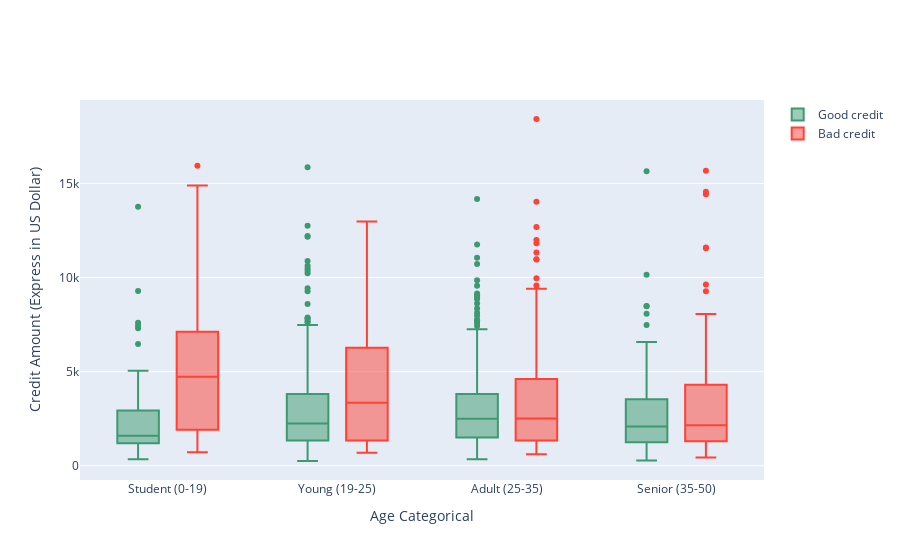

The cell this chart's notebook holds for it:
### Markdown cell above
<h2>Creating a categorical variable to handle with the Age variable </h2>

### Code cell
#Let's look the Credit Amount column
interval = (19, 25, 35, 50, 70)

cats = ['Senior (35-50)', 'Adult (25-35)', 'Young (19-25)', 'Student (0-19)']
df_credit["Age_cat"] = pd.cut(df_credit.Age, interval, labels=cats) #age_categories


df_good = df_credit[df_credit["good_bad"] == 'Good']
df_bad = df_credit[df_credit["good_bad"] == 'Bad']

###################################################################################################################


trace0 = go.Box(
    y=df_good["Credit_amount"],
    x=df_good["Age_cat"],
    name='Good credit',
    marker=dict(
        color='#3D9970'
    )
)

trace1 = go.Box(
    y=df_bad['Credit_amount'],
    x=df_bad['Age_cat'],
    name='Bad credit',
    marker=dict(
        color='#FF4136'
    )
)
    
data = [trace0, trace1]

layout = go.Layout(
    yaxis=dict(
        title='Credit Amount (Express in US Dollar)',
        zeroline=False
    ),
    xaxis=dict(
        title='Age Categorical'
    ),
    boxmode='group'
)
fig = go.Figure(data=data, layout=layout)

py.iplot(fig, filename='box-age-cat')

### Figure 1 — Plotly figure (JSON) as saved in the notebook; plotly's stock layout.template omitted (floating-point values rounded to 4 significant figures; data arrays with more than 128 entries replaced by an {"elided": "..."} marker saying what was removed)
{"data": [{"marker": {"color": "#3D9970"}, "name": "Good credit", "type": "box", "x": {"elided": "700 str values"}, "y": {"elided": "700 int values"}}, {"marker": {"color": "#FF4136"}, "name": "Bad credit", "type": "box", "x": {"elided": "300 str values"}, "y": {"elided": "300 int values"}}], "layout": {"boxmode": "group", "xaxis": {"title": {"text": "Age Categorical"}}, "yaxis": {"title": {"text": "Credit Amount (Express in US Dollar)"}, "zeroline": false}}}
